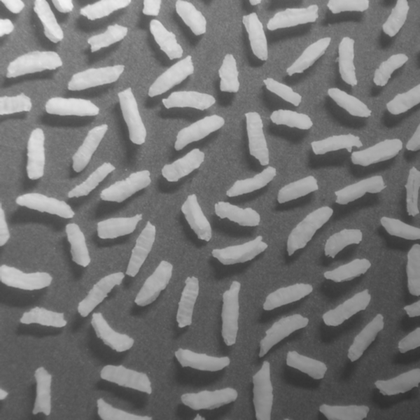
%> input picture PROJECT_10/rice-shaded.tif, 420 x 420 px, shrunk from 600 x 600 before the run
$ octave PEDRO_MATIAS_PROJECT_10.m   (GNU Octave 9; MATLAB toolbox functions it lacks are replaced by stand-ins)
%> lines starting %> are read from the running program, lines starting %| are printed output that depends on the picture; in (x1, y1, x2, y2) boxes, pixels count from 0 and x2, y2 are one past the last pixel; in counts of white or black regions, pixels touching at a corner belong together; the program's own positions count from 1
### PROJECT_10/globalThresh.m
function g = globalThresh(f, delT)
%GLOBATRHESH Segmentação baseada em limiar
%    f = imagem #1; delT = erro#2.
[M,N] = size(f);
g = zeros(M,N);
h = im2double(f);
% Estimando valor inicial
x1 = min(min(h));
x2 = max(max(h));
G1 = []; G2 = [];
iteracao = 1;
disp(nargin);
if nargin == 1
   % Se tiver so 1 parametro de entrada o default é delT=0,01

   delT = 0.01;
   %T_prox  = randsample(x1:delT:x2, 1);
   T_prox = mean(mean(h));
   T = 0;
   while(abs(T_prox - T) >= delT )
       T = T_prox;
       disp(T)
       g = h > T;
       for x = 1:M
           for y = 1:N
               if(g(x,y) == 1)
                   G1(end+1) = h(x,y);
               else
                   G2(end+1) = h(x,y);
               end
           end
       end
       T_prox = 0.5*(mean(G1) + mean(G2));
       iteracao = iteracao+1;
   end

else
   %T_prox  = randsample(x1:delT:x2, 1);
   T_prox = mean(mean(h));
   T = 0;
   while(abs(T_prox - T) >= delT )
       T = T_prox;
       disp(T)
       g = h > T;
       for x = 1:M
           for y = 1:N
               if(g(x,y) == 1)
                   G1(end+1) = h(x,y);
               else
                   G2(end+1) = h(x,y);
               end
           end
       end
       T_prox = 0.5*(mean(G1) + mean(G2));
       iteracao = iteracao+1;
   end
end

disp(T);
disp(iteracao);
end

### PROJECT_10/PEDRO_MATIAS_PROJECT_10.m
% FTL079_DIP_PROJECT_10
% Pedro V D S Matias (pvsm@icomp.ufam.edu.br), 15-06-2019 12:29
%-------------------------------------------------------------------------

close all,clear all clc;


[f,cmap] = imread('rice-shaded.tif');
%> f is the input picture: size 420x420 uint8; min 47, max 243, mean 116.4
%> cmap = []

g1 = globalThresh(f);
%> in globalThresh, `x1 = min(min(h));`: x1 = 0.184
%> in globalThresh, `x2 = max(max(h));`: x2 = 0.953
%> in globalThresh, `T_prox = mean(mean(h));`: T_prox = 0.457
%> the loop in globalThresh, `while(abs(T_prox - T) >= delT )` made 2 passes
%> (T, T_prox, iteracao) on passes 1 to 2: (0.457, 0.487, 2), (0.487, 0.497, 3)
%| 0.4565
%| 0.4871
%> pass 1, in globalThresh, `g = h > T;`:
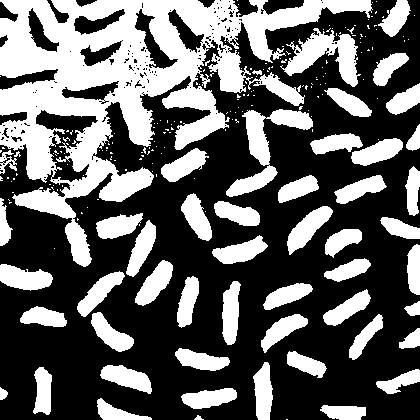
%> g: size 420x420 logical; 38.5% white; 215 white regions (163 under 20 px), largest, box (x1, y1, x2, y2) and area: (0, 0, 373, 267) 32864, (226, 109, 313, 197) 2275, (280, 28, 361, 87) 2005
%> pass 2, in globalThresh, `g = h > T;`:
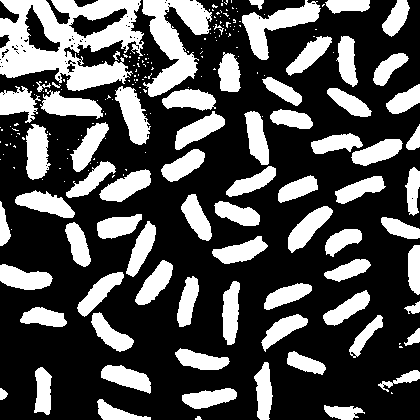
%> g: size 420x420 logical; 31.9% white; 218 white regions (145 under 20 px), largest, box (x1, y1, x2, y2) and area: (0, 0, 144, 91) 7613, (142, 0, 212, 97) 3243, (242, 0, 321, 60) 1738
%| 0.4871
%| 3

figure;
subplot(1,2,1); imshow(f,[],'Border','tight');    title('imagem original');
subplot(1,2,2); imshow(g1, [],'Border','tight');  title('imagem segmentada delT = 0.01');


g2 = globalThresh(f,0.05);
%> the loop in globalThresh (call 2), `while(abs(T_prox - T) >= delT )` made 1 pass
%| 0.4565
%| 0.4565
%| 2

figure;
subplot(1,2,1); imshow(f,[],'Border','tight');    title('imagem original');
subplot(1,2,2); imshow(g2, [],'Border','tight');  title('imagem segmentada delT = 0.05');

figure;
imshow(g1-g2,[]);title('diferença entre delt = 0.001 delT = 0.05');
%> after `imshow(g1-g2,[])`:
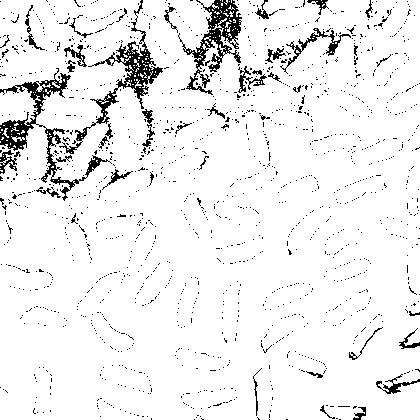
%> displayed picture: size 420x420, on the screen's scale of 0 to 255; 93.4% white; black in thin lines or dots
